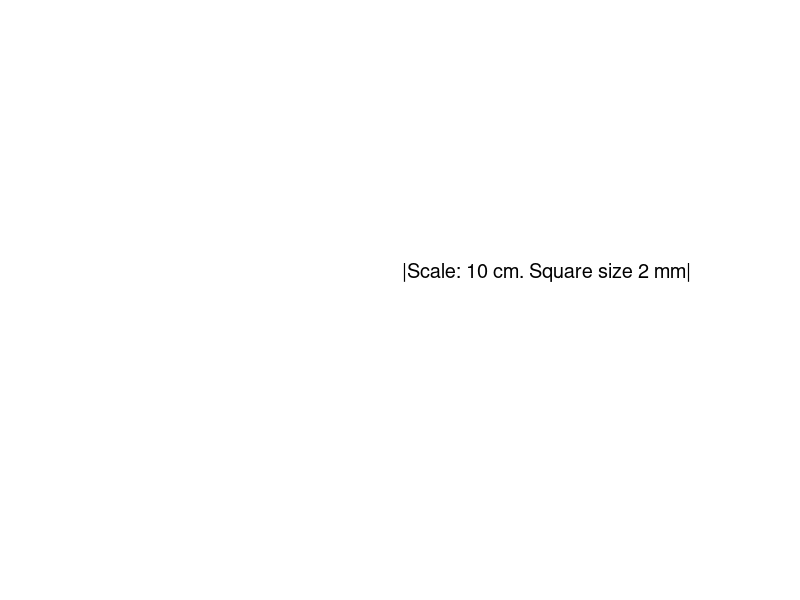

Recreate this plot in MATLAB. (Note: this script raises an error after producing the figure.)
% This script will generate a checkered target in a white background

%% Inputs

% Pixel size of the output image
pixel_size = 0.25; %mm

% Checkered pattern
box_size = 2; %mm
n_boxes_x = 20;
n_boxes_y = 15;

% Scale Bar
scalebar_size = 100; %mm

% Target size
target_size = 250; % mm

%% Generate coordinats and grating
x = (-target_size/2):pixel_size:(target_size/2); % mm
y = x;
[xx,yy] = meshgrid(x,y);

% Generate base image
im = zeros(size(xx),'uint8')+255;

%% Generate checkered
cbox_size_pixels = box_size/pixel_size;

im_checkered = checkerboard(cbox_size_pixels,n_boxes_y,n_boxes_x);
im_checkered = im_checkered(1:(end/2),1:(end/2));
im_checkered = im_checkered*254+1;

i_ch_start = round(size(im,1)/2-size(im_checkered,1)/2);
j_ch_start = round(size(im,2)/2-size(im_checkered,2)/2);
i_ch_end = i_ch_start + size(im_checkered,1) -1;
j_ch_end = j_ch_start + size(im_checkered,2) -1;

im(i_ch_start:i_ch_end,j_ch_start:j_ch_end) = uint8(im_checkered);
    

%% Draw scalebar

im_checkered = checkerboard(cbox_size_pixels,2,scalebar_size/box_size);
im_checkered = im_checkered(1:(end/2),1:(end/2));
im_checkered = im_checkered*254+1;

i_sb_start = round(i_ch_end+3*size(im_checkered,1));
j_sb_start = round(size(im,2)/2-size(im_checkered,2)/2);
i_sb_end = i_sb_start + size(im_checkered,1) -1;
j_sb_end = j_sb_start + size(im_checkered,2) -1;

im(i_sb_start:i_sb_end,j_sb_start:j_sb_end) = 1; % uint8(im_checkered);

%% Write the text in a figure, and capture it
my_text = sprintf('Scale: %.0f cm. Square size %.0f mm',scalebar_size/10,box_size);
f=figure(22);
text('units','pixels','position',[20 20],'fontunits','pixels', ...
	'fontsize',20,'string',['|' my_text '|']);
axis off
text_im = getframe(gca); 
text_im = text_im.cdata;
close(f)
text_im(text_im==240) = 255;
text_im = rgb2gray(text_im);

text_im(all(text_im>5,2),:) = [];
strip = text_im(1,:);
i_start = find(strip ~= 255,1,'first')+3;
i_end = find(strip ~= 255,1,'last')-3;
text_im = text_im(:,i_start:i_end);

%% Add the text to the figure
x_index_start = round(length(x)/2-size(text_im,2)/2);
x_index_end   = x_index_start+size(text_im,2)-1;

y_index_start = i_sb_end+10;
y_index_end   = y_index_start+size(text_im,1)-1;

im(y_index_start:y_index_end,x_index_start:x_index_end) = text_im;

%% Save
imshow(im);
fn = sprintf('distortion_calibration_target_%.0fum_per_pixel.png',...
    pixel_size*1000);
imwrite(im,fn);

ppi = 25.4/pixel_size;
fprintf('Required Screen Resolution: %.0f ppi\n',ppi);